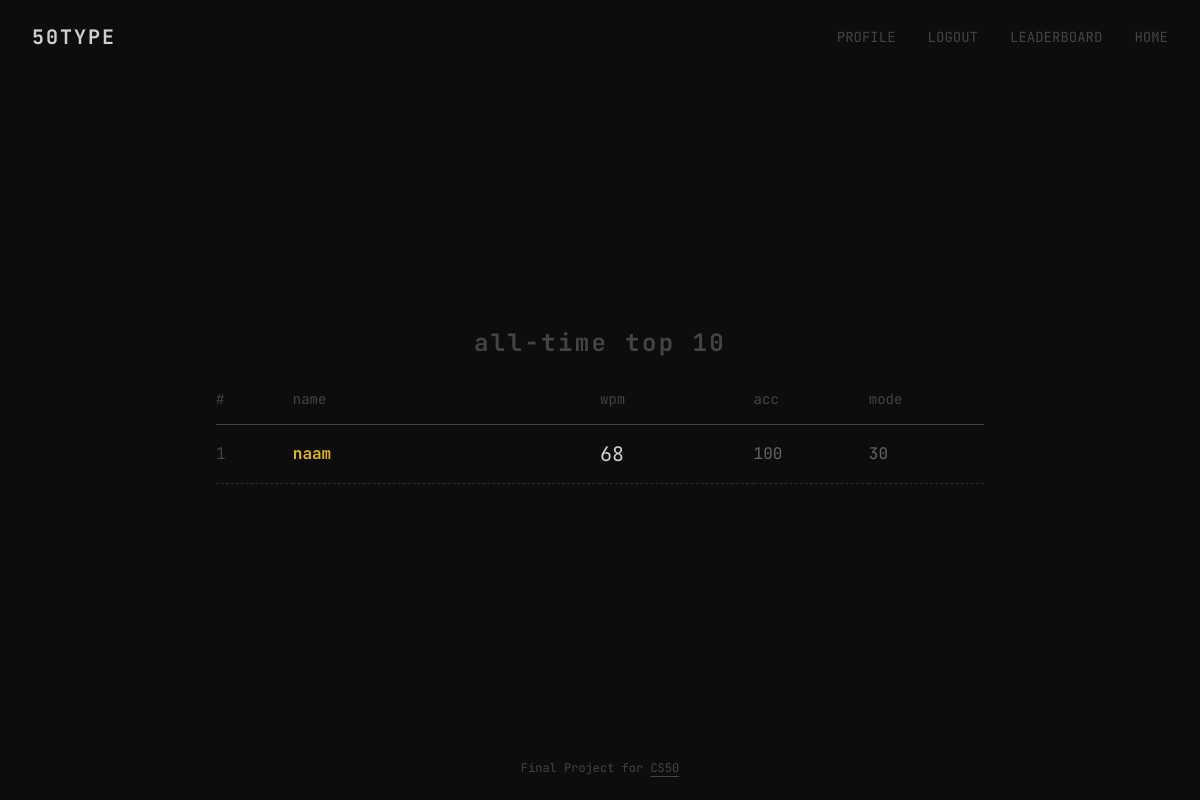
/leaderboard (signed in), run on the app's committed database.
### tables this page shows
CREATE TABLE users (
    id INTEGER PRIMARY KEY AUTOINCREMENT,
    name TEXT NOT NULL UNIQUE,
    hash TEXT NOT NULL,
    created_at DATETIME DEFAULT CURRENT_TIMESTAMP
);

### app.py (the view)
@app.route('/leaderboard', methods=['GET'])
@login_required
def leaderboard():
    top_scores = db.execute("""
        SELECT users.name, MAX(history.wpm) as max_wpm, history.accuracy, history.mode FROM history
                            JOIN users ON history.user_id = users.id
                            GROUP BY users.id
                            ORDER BY max_wpm DESC
                            LIMIT 10
                            """)
    return render_template('leaderboard.html', scores=top_scores)

### app.py (called while the page is built)
@app.after_request
def after_request(response):
    response.headers["Cache-Control"] = "no-cache, no-store, must-revalidate"
    response.headers["Expires"] = 0
    response.headers["Pragma"] = "no-cache"
    return response

### helpers.py (called while the page is built)
def login_required(f):
    @wraps(f)
    def decorated_function(*args, **kwargs):
        if session.get("user_id") is None:
            return redirect("/login")
        return f(*args, **kwargs)
    return decorated_function

### templates/leaderboard.html (shortened to what this page needs)
{% extends 'layout.html' %}
{% block main %}
<div class='leaderboard-container'>
    <h1 class='leaderboard-title'>all-time top 10</h1>
    <table class='leaderboard-table'>
        <thead>
            <tr>
                <th>#</th>
                <th>name</th>
                <th>wpm</th>
                <th>acc</th>
                <th>mode</th>
            </tr>
        </thead>
        <tbody>
            {% for score in scores %}
            <tr>
                <td class='rank'>{{ loop.index }}</td>
                <td class='name'>{{ score.name }}</td>
                <td class='wpm'>{{ score.max_wpm }}</td>
                <td class='acc'>{{ score.accuracy }}</td>
                <td class='mode'>{{ score.mode }}</td>
            </tr>
            {% endfor %}
        </tbody>
    </table>
</div>
{% endblock %}

### static/styles.css (style rules this page uses)
* { box-sizing: border-box; margin: 0; padding: 0; }
body { background-color: #0d0d0d; font-family: 'JetBrains Mono', monospace; min-height: 100vh; display: flex; flex-direction: column; }
.leaderboard-container { width: 100%; max-width: 48rem; margin: 0 auto; display: flex; flex-direction: column; align-items: center; }
.leaderboard-title { color: #444444; font-size: 1.5rem; letter-spacing: 0.1em; margin-bottom: 2rem; text-align: center; }
.leaderboard-table { width: 100%; border-collapse: collapse; color: #cfcfcf; text-align: left; }
.leaderboard-table th { color: #444444; font-size: 0.875rem; font-weight: normal; padding-bottom: 1rem; border-bottom: 1px solid #444444; }
.leaderboard-table td { padding: 1rem 0; border-bottom: 1px dashed #2c2e31; }
.leaderboard-table .rank { color: #444444; width: 10%; }
.leaderboard-table .name { width: 40%; font-weight: bold; color: #e2b714; }
.leaderboard-table .wpm { width: 20%; font-size: 1.25rem; }
.leaderboard-table .acc, .leaderboard-table .mode { width: 15%; color: #646669; }

### data on the page
users: name "naam", max_wpm "68", accuracy "100", mode "30"
